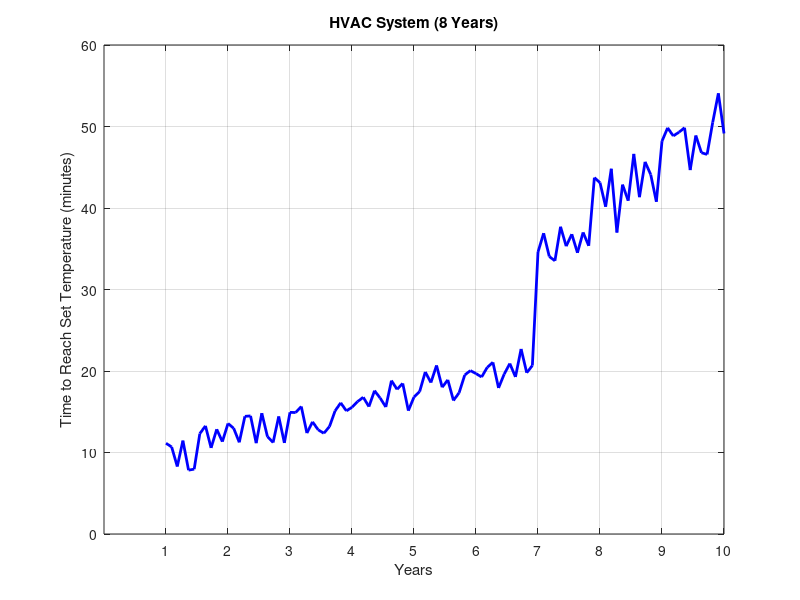

The MATLAB script that drew this image:
% Declare variables.
totalYears = 10; % Total years.
numDataPoints = 100; % Number of data points (adjust as needed).
years = linspace(1, 10, numDataPoints); % Simulated years range.
targetTemperatures = zeros(1, numDataPoints); % Array to store the time it takes to reach the target temperature.

% Initialize parameters.
earlyStartYear = 1; % Year at which the initial range starts.
earlyLowRangeStart = 5; % Initial range for time (minutes).
earlyLowRangeEnd = 10; % Final range for time (minutes).
lateStartYear = 7; % Year at which the slope increases.
lateLowRangeStart = 30; % Start of the final range (minutes).
lateLowRangeEnd = 40; % End of the final range (minutes).

% Simulate degradation of the HVAC system over time with randomness and slope.
for t = 1:numDataPoints
    % Calculate the time it takes to reach the set temperature with random fluctuations and slope.
    if years(t) < lateStartYear
        
        % Linear degradation with randomness and slope for the early phase.
        randomFluctuation = (earlyLowRangeEnd - earlyLowRangeStart) * rand();

        % Adjust the slope (2) for the early phase.
        targetTemperatures(t) = (earlyLowRangeStart + randomFluctuation) + years(t) * 2; 
    else

        % Linear degradation with randomness and slope for the late phase.
        randomFluctuation = (lateLowRangeEnd - lateLowRangeStart) * rand();
        % Adjust the slope (5) for the late phase.
        targetTemperatures(t) = (lateLowRangeStart + randomFluctuation) + (years(t) - lateStartYear) * 5; 
    end
end

% Plot the results.
figure;
plot(years, targetTemperatures, 'b', 'LineWidth', 2);
xlabel('Years');
ylabel('Time to Reach Set Temperature (minutes)');
title('HVAC System (8 Years)');
grid on;

% Customize the axes to show year intervals.
xticks(1:10);
xticklabels(1:10);

% Store the data in a CSV file.
data = [years', targetTemperatures'];
csvwrite('hvac_temp.csv', data);

% Save the graph as a PNG file.
saveas(gcf, 'hvac_temp.png');
